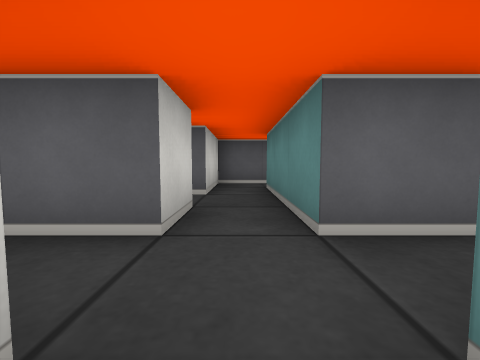
[1] (above)

16 first-person views from a walk through a cub3D maze. The camera is about half as high as the walls, tilts 4° down and sees 90° across. The floor is counted in squares. Each view is taken from the middle of a square. On the plan, view 1 faces up. The plan holds only what a view shows up to about 9 squares ahead; the rest is blank.

[2]
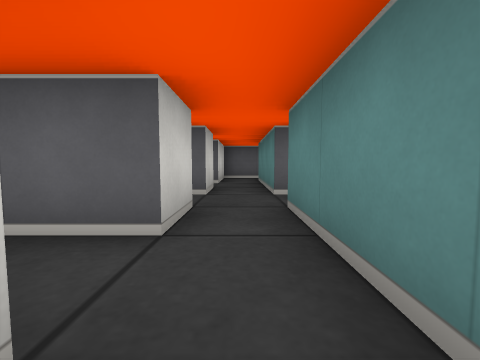

[3]
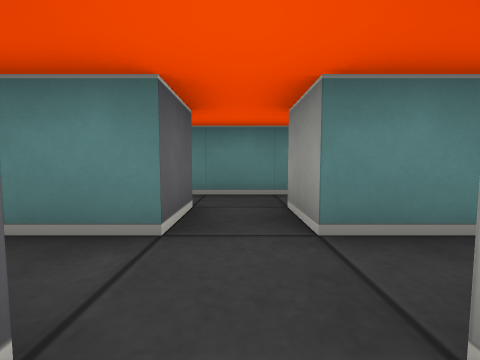

[4]
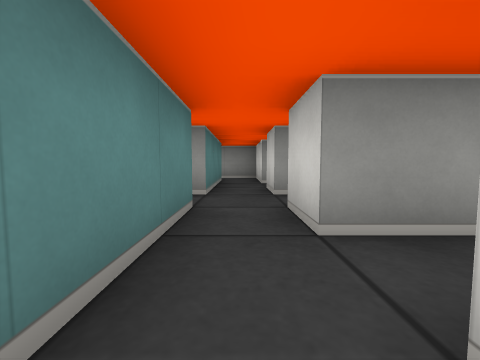

[5]
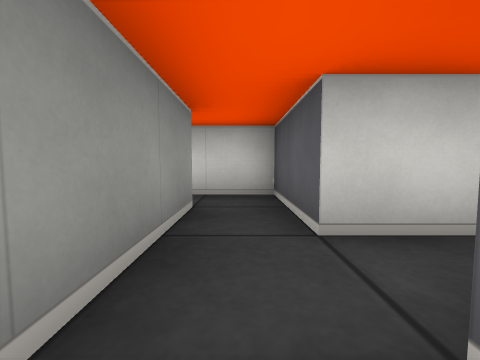

[6]
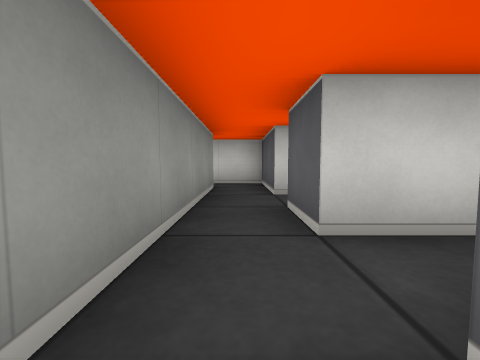

[7]
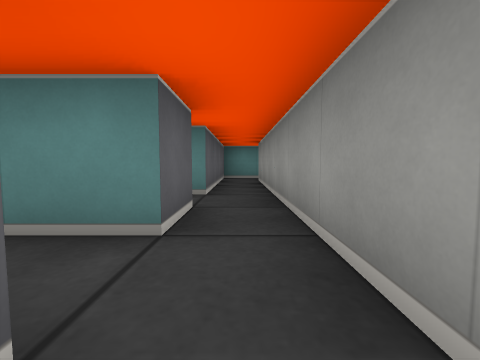

[8]
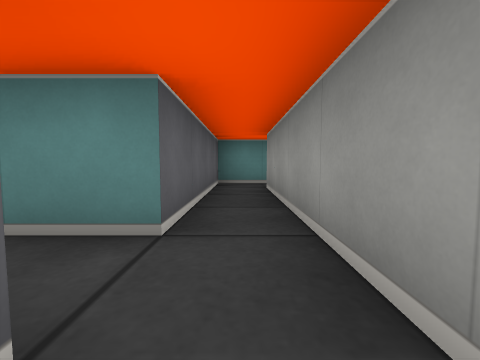

[9]
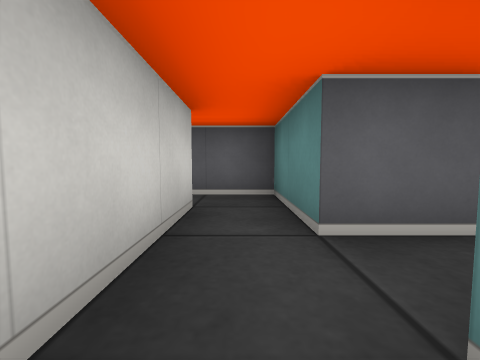

[10]
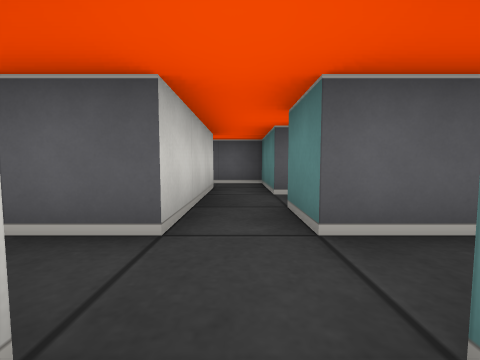

[11]
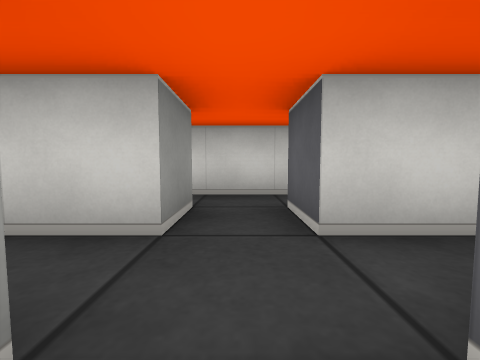

[12]
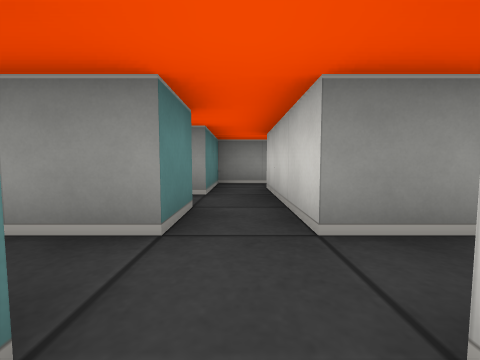

[13]
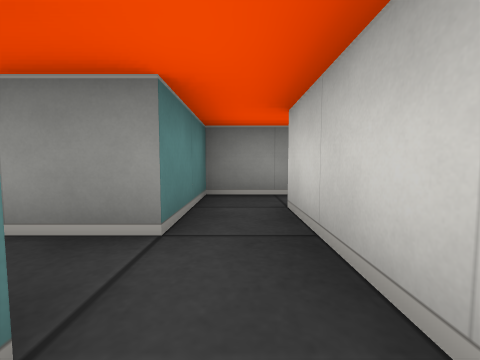

[14]
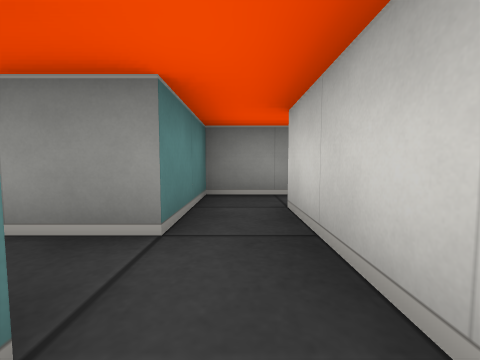

[15]
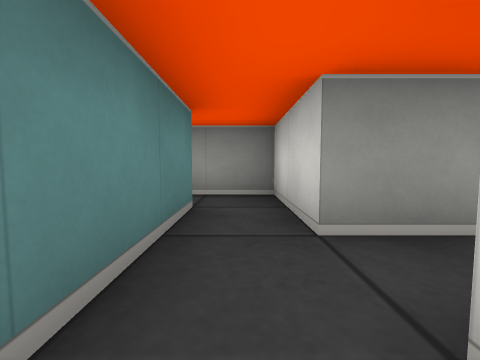

[16]
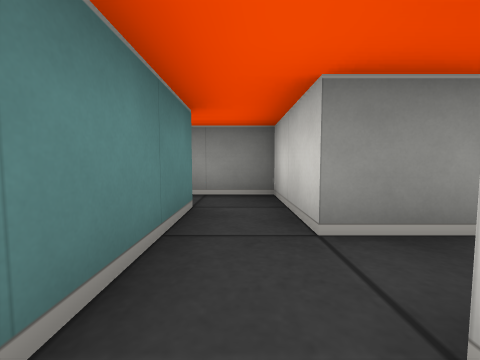

### Floor plan
Key: @ floor where view 1 was taken; # wall or solid block; . floor.
Columns run from 2 left of view 1 to 10 right of it. Each row starts with its distance up from view 1.
  7      #
  6  ###.#.#####
  5  #.........#
  4  #.#######.#
  3  ..#     #..
  2 ##.#.###.#.##
  1  ....###....
  0 ##@#.###.#.##
 -1  ..#.. ..#..
 -2  #.#######.#
 -3  #..     ..#
 -4  ###     ###

Positions as (right, up) in squares from view 1, and headings:
1: (0, 0), facing up
2: (0, -2), facing up
3: (-1, 1), facing right
4: (0, 4), facing down
5: (3, 5), facing left
6: (5, 5), facing left
7: (1, 5), facing right
8: (3, 5), facing right
9: (8, 2), facing up
10: (8, 0), facing up
11: (9, 1), facing left
12: (8, 2), facing down
13: (8, 0), facing down
14: (6, 2), facing down
15: (2, 2), facing down
16: (0, 0), facing down
